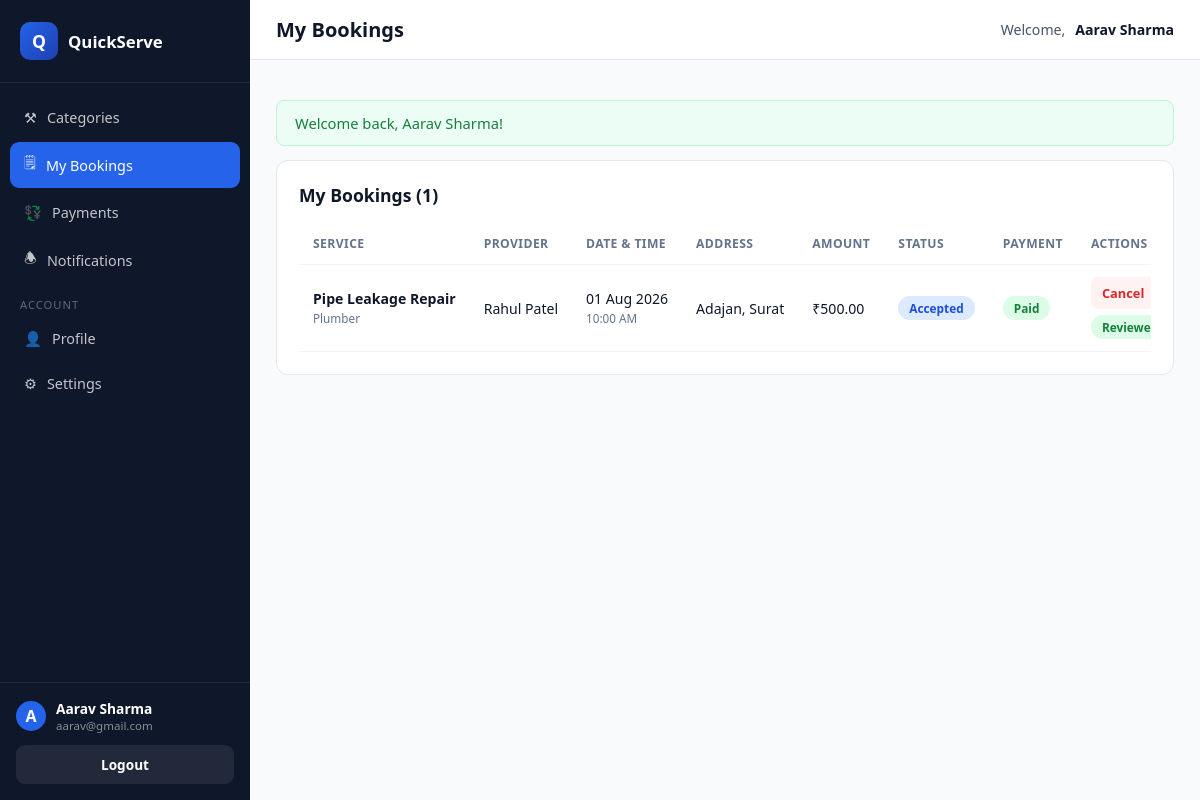
/customer/my-bookings.php (signed in), run on the app's committed database.
### tables this page shows
CREATE TABLE `bookings` (
  `id` int(11) NOT NULL,
  `customer_id` int(11) DEFAULT NULL,
  `provider_id` int(11) DEFAULT NULL,
  `service_id` int(11) DEFAULT NULL,
  `booking_date` date DEFAULT NULL,
  `booking_time` varchar(20) DEFAULT NULL,
  `address` varchar(255) DEFAULT NULL,
  `amount` decimal(10,2) DEFAULT NULL,
  `booking_status` varchar(30) DEFAULT NULL,
  `payment_status` varchar(30) DEFAULT NULL,
  `created_at` datetime DEFAULT NULL,
  `updated_at` datetime DEFAULT NULL
);

CREATE TABLE `services` (
  `id` int(11) NOT NULL,
  `provider_id` int(11) DEFAULT NULL,
  `category_id` int(11) DEFAULT NULL,
  `service_name` varchar(150) NOT NULL,
  `description` text DEFAULT NULL,
  `price` decimal(10,2) DEFAULT NULL,
  `duration` varchar(50) DEFAULT NULL,
  `service_image` varchar(255) DEFAULT NULL,
  `is_available` tinyint(1) DEFAULT 1,
  `created_at` datetime DEFAULT NULL,
  `updated_at` datetime DEFAULT NULL
);

CREATE TABLE `categories` (
  `id` int(11) NOT NULL,
  `category_name` varchar(100) NOT NULL,
  `description` text DEFAULT NULL,
  `status` tinyint(1) DEFAULT 1,
  `image` varchar(255) DEFAULT NULL,
  `created_at` datetime DEFAULT NULL,
  `updated_at` datetime DEFAULT NULL
);

CREATE TABLE `providers` (
  `id` int(11) NOT NULL,
  `full_name` varchar(100) NOT NULL,
  `email` varchar(150) NOT NULL,
  `password` varchar(255) NOT NULL,
  `phone` varchar(15) DEFAULT NULL,
  `category_id` int(11) DEFAULT NULL,
  `experience` int(11) DEFAULT NULL,
  `address` varchar(255) DEFAULT NULL,
  `profile_image` varchar(255) DEFAULT NULL,
  `aadhaar_number` varchar(20) DEFAULT NULL,
  `is_approved` tinyint(1) DEFAULT 0,
  `status` tinyint(1) DEFAULT 1,
  `created_at` datetime DEFAULT NULL,
  `updated_at` datetime DEFAULT NULL
);

### customer/my-bookings.php (the view, shortened to what this page needs)
<?php
require_once __DIR__ . '/../includes/functions.php';
$customerId = $_SESSION['customer_id'];
$stmt = $pdo->prepare(
    "SELECT b.*, s.service_name, s.service_image, c.category_name, p.full_name AS provider_name, p.phone AS provider_phone,
            r.id AS review_id
     FROM bookings b
     LEFT JOIN services s ON s.id = b.service_id
     LEFT JOIN categories c ON c.id = s.category_id
     LEFT JOIN providers p ON p.id = b.provider_id
     LEFT JOIN reviews r ON r.booking_id = b.id
     WHERE b.customer_id = ?
     ORDER BY b.created_at DESC"
);
$stmt->execute([$customerId]);
$bookings = $stmt->fetchAll();
require __DIR__ . '/../includes/dash_shell_top.php';
function booking_badge_class($status) {
    $map = ['Pending' => 'pending', 'Accepted' => 'accepted', 'Completed' => 'completed', 'Cancelled' => 'cancelled', 'Rejected' => 'rejected'];
    return $map[$status] ?? 'pending';
}
?>
<div class="card">
  <div class="card-header"><h2>My Bookings (<?php echo count($bookings); ?>)</h2></div>
  <?php if (!$bookings): ?>
    <div class="empty-state"><div>🗒</div><p>You haven't made any bookings yet.</p>
      <a href="<?php echo BASE_URL; ?>services.php" class="btn btn-primary" style="margin-top:10px;">Browse Services</a>
    </div>
  <?php else: ?>
    <div class="table-wrap">
      <table class="data-table">
        <thead>
          <tr><th>Service</th><th>Provider</th><th>Date &amp; Time</th><th>Address</th><th>Amount</th><th>Status</th><th>Payment</th><th>Actions</th></tr>
        </thead>
        <tbody>
          <?php foreach ($bookings as $b): ?>
            <tr>
              <td><strong><?php echo e($b['service_name'] ?? 'Service'); ?></strong><br><small style="color:var(--slate-500);"><?php echo e($b['category_name']); ?></small></td>
              <td><?php echo e($b['provider_name'] ?? 'To be assigned'); ?></td>
              <td><?php echo fdate($b['booking_date']); ?><br><small style="color:var(--slate-500);"><?php echo e($b['booking_time']); ?></small></td>
              <td><?php echo e($b['address']); ?></td>
              <td><?php echo money($b['amount']); ?></td>
              <td><span class="badge badge-<?php echo booking_badge_class($b['booking_status']); ?>"><?php echo e($b['booking_status']); ?></span></td>
              <td><span class="badge badge-<?php echo strtolower($b['payment_status']) === 'paid' ? 'paid' : 'pending'; ?>"><?php echo e($b['payment_status']); ?></span></td>
              <td>
                <div class="action-btns">
                  <?php if (!in_array($b['booking_status'], ['Completed', 'Cancelled'], true)): ?>
                    <form method="POST" style="display:inline;">
                      <button type="submit" class="icon-btn delete" data-confirm="Cancel this booking?">Cancel</button>
                    </form>
                  <?php endif; ?>
                  <?php if ($b['booking_status'] === 'Completed' && !$b['review_id']): ?>
                    <button type="button" class="icon-btn" onclick="document.getElementById('review-<?php echo $b['id']; ?>').style.display='block'">⭐ Review</button>
                  <?php elseif ($b['review_id']): ?>
                    <span class="badge badge-completed">Reviewed</span>
                  <?php endif; ?>
                </div>
              </td>
            </tr>
          <?php endforeach; ?>
        </tbody>
      </table>
    </div>
  <?php endif; ?>
</div>
<?php require __DIR__ . '/../includes/dash_shell_bottom.php'; ?>

### assets/css/style.css (style rules this page uses)
:root { --primary: #2563eb; --primary-dark: #1d4ed8; --primary-darker: #1e40af; --primary-light: #dbeafe; --primary-lighter: #eff6ff; --accent: #60a5fa; --success: #16a34a; --danger: #dc2626; --warning: #d97706; --slate-900: #0f172a; --slate-700: #334155; --slate-600: #475569; --slate-500: #64748b; --slate-400: #94a3b8; --slate-300: #cbd5e1; --slate-200: #e2e8f0; --slate-100: #f1f5f9; --slate-50: #f8fafc; --white: #ffffff; --radius: 12px; --radius-sm: 8px; --shadow: 0 4px 20px rgba(15, 23, 42, 0.08); --shadow-lg: 0 12px 36px rgba(15, 23, 42, 0.14); --font: 'Segoe UI', Roboto, Helvetica, Arial, sans-serif; }
* { box-sizing: border-box; }
html, body { margin: 0; padding: 0; font-family: var(--font); color: var(--slate-900); background: var(--slate-50); scroll-behavior: smooth; }
button { font-family: inherit; cursor: pointer; }
.card { background: #fff; border-radius: var(--radius); border: 1px solid var(--slate-200); padding: 22px; margin-bottom: 22px; }
.card-header { display: flex; align-items: center; justify-content: space-between; margin-bottom: 16px; }
.card-header h2 { font-size: 1.1rem; margin: 0; }
.table-wrap { overflow-x: auto; }
table.data-table { width: 100%; border-collapse: collapse; font-size: 0.88rem; }
table.data-table th, table.data-table td { padding: 12px 14px; text-align: left; border-bottom: 1px solid var(--slate-100); white-space: nowrap; }
table.data-table th { color: var(--slate-500); font-weight: 700; font-size: 0.76rem; text-transform: uppercase; letter-spacing: 0.4px; }
.badge { display: inline-block; padding: 4px 11px; border-radius: 999px; font-size: 0.74rem; font-weight: 700; text-transform: capitalize; }
.badge-accepted { background: #dbeafe; color: #1d4ed8; }
.badge-completed { background: #dcfce7; color: #15803d; }
.badge-paid { background: #dcfce7; color: #15803d; }
.action-btns { display: flex; gap: 6px; flex-wrap: wrap; }
.icon-btn { border: none; background: var(--slate-100); color: var(--slate-700); padding: 7px 11px; border-radius: 7px; font-size: 0.8rem; font-weight: 600; }
.icon-btn.delete { background: #fef2f2; color: var(--danger); }

### data on the page
bookings: service.service_name "Pipe Leakage Repair", categories.category_name "Plumber", provider.full_name "Rahul Patel", booking_date "01 Aug 2026", booking_time "10:00 AM", address "Adajan, Surat", amount "₹500.00", booking_status "Accepted", payment_status "Paid", shows "Reviewed"

### other printed values
$item['icon'] "⚒"
$item['label'] "Categories"
$item['icon'] "🗒"
$item['label'] "My Bookings"
$item['icon'] "💱"
$item['label'] "Payments"
$item['icon'] "🕭"
$item['label'] "Notifications"
$item['divider'] "ACCOUNT"
$item['icon'] "👤"
$item['label'] "Profile"
$item['icon'] "⚙"
$item['label'] "Settings"
substr($dashUserName, 0, 1) "A"
$dashUserName "Aarav Sharma"
